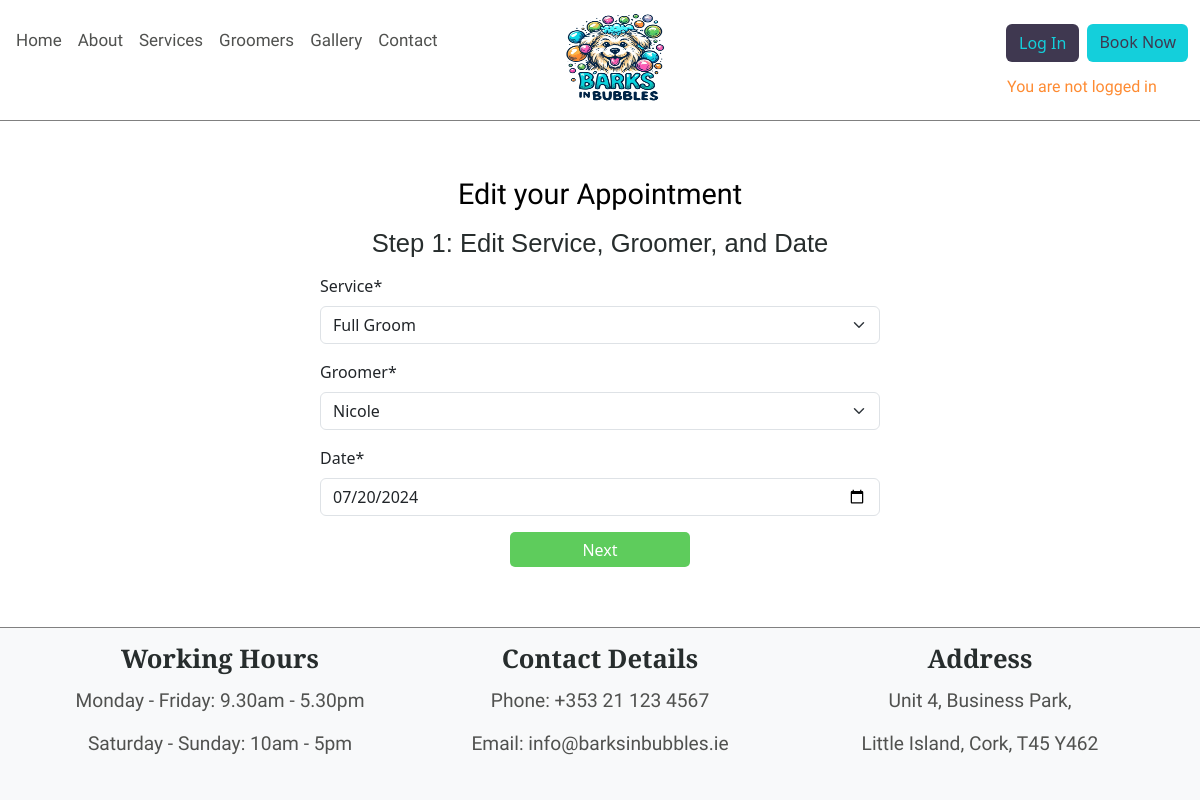
Page /appointment/edit_appointment_step_one/6/ on the committed database.
### appointment/models.py (models this page shows, shortened)
class Appointment(models.Model):
    STATUS_CHOICES = [
        ('scheduled', 'Scheduled'),
        ('completed', 'Completed'),
        ('cancelled', 'Cancelled'),
    ]
    user = models.ForeignKey(User, on_delete=models.CASCADE)
    service = models.ForeignKey(Services, on_delete=models.CASCADE)
    groomer = models.ForeignKey(Groomers, on_delete=models.CASCADE)
    date = models.DateField(default=timezone.now)
    time = models.TimeField(default=time(9, 0))
    status = models.CharField(max_length=10,
                              choices=STATUS_CHOICES, default='scheduled')
    created_at = models.DateTimeField(auto_now_add=True)

### appointment/views.py (the view)
# urls.py: path('edit_appointment_step_one/<int:appointment_id>/',
def edit_appointment_step_one(request, appointment_id):
    appointment = get_object_or_404(Appointment, id=appointment_id)
    if request.method == 'POST':
        form_step_one = StepOneForm(data=request.POST, instance=appointment)
        if form_step_one.is_valid():
            request.session['edit_appointment_id'] = appointment_id
            request.session['service_id'] = (
                form_step_one.cleaned_data['service'].id
                )
            request.session['groomer_id'] = (
                form_step_one.cleaned_data['groomer'].id
                )
            request.session['date'] = (
                form_step_one.cleaned_data['date'].strftime('%Y-%m-%d')
            )
            return redirect('edit_appointment_step_two')
    else:
        form_step_one = StepOneForm(instance=appointment)
    return render(
        request,
        "appointment/edit_appointment_step_one.html",
        {'form_step_one': form_step_one,
         'appointment_id': appointment_id})

### appointment/forms.py (shortened to what this page needs)
class StepOneForm(forms.ModelForm):
    date = forms.DateField(widget=forms.DateInput(attrs={'type': 'date'}))
    class Meta:
        model = Appointment
        fields = ('service', 'groomer', 'date',)
    """
    Prevent date booking in the pasr or
    more than 90 days in advance
    Source:
    https://stackoverflow.com/questions/4941974/
    django-how-to-set-datefield-to-only-accept-today-future-dates
    """

### groomers/models.py (called while the page is built)
    def __str__(self):
        return self.name

### home/models.py (called while the page is built)
    def __str__(self):
        return self.name

### appointment/templates/appointment/edit_appointment_step_one.html (shortened to what this page needs)
{% extends 'base.html' %}
{% load static %}
{% load crispy_forms_tags %}
{% block content %}
<div class="container-fluid mt-4">
    <div class="row justify-content-center mx-1">
        <div class="col-9 col-md-6 m-3">
            <h1 class="text-center my-3">Edit your Appointment</h1>
            <h5 class="text-center my-3">Step 1: Edit Service, Groomer, and Date</h5>
            <form method="post">
                {{ form_step_one | crispy }}
                <div class="d-flex justify-content-center">
                    <button class="btn-appointment" type="submit">Next</button>
                </div>
            </form>
        </div>
    </div>
</div>
{% endblock %}

### static/css/style.css (style rules this page uses)
body { background-color: #ffff; }
h1 { font-family: "Righteous", sans-serif !important; font-size: 150% !important; color: black; }
h5, h6 { font-family: "Cormorant Upright", sans-serif !important; font-size: 160% !important; color: #272D2D; }
.btn-contact, .btn-appointment, .btn-edit { background-color: #5ecc5c; height: 35px; width: 100px; border-radius: 5px; color: #ffffff; border: none; }
.btn-appointment { width: 180px; }
@media screen and (min-width: 320px) { html { scroll-padding-top: 260px; } }
@media screen and (min-width: 320px) { h1 { font-family: "Righteous", sans-serif !important; font-size: 180% !important; } }
@media screen and (min-width: 576px) { html { scroll-padding-top: 150px; } }
@media screen and (min-width: 992px) { html { scroll-padding-top: 145px; } }

### rows in the picture
Appointment: service "Full Groom", groomer "Nicole", date "07/20/2024"
